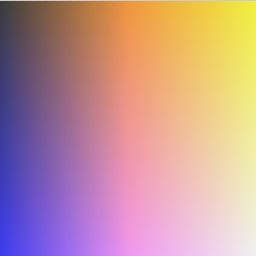
Frame 1 (no input)
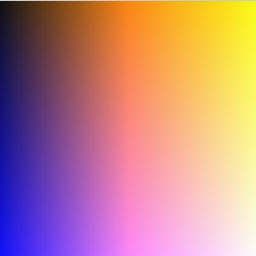
Frame 2 (the mouse pressed at the canvas centre, redrawn once)

The Processing sketch that drew these frames (run headless with seeded random() and noise(); the mouse was pressed at the canvas centre and the sketch redrawn once):

// Processing sketch: processing_33368
// ── processing_33368.pde

int y = 10;
int x = 10;

void setup(){
  size ( 256, 256);
  noLoop();
}

void draw(){
  for (int x = 0; x < width; x+=1){
    for (int y = height; y > 0; y -=1){
      stroke ( x*2 , x, y);
      point( x, y);
    }
  }
}
